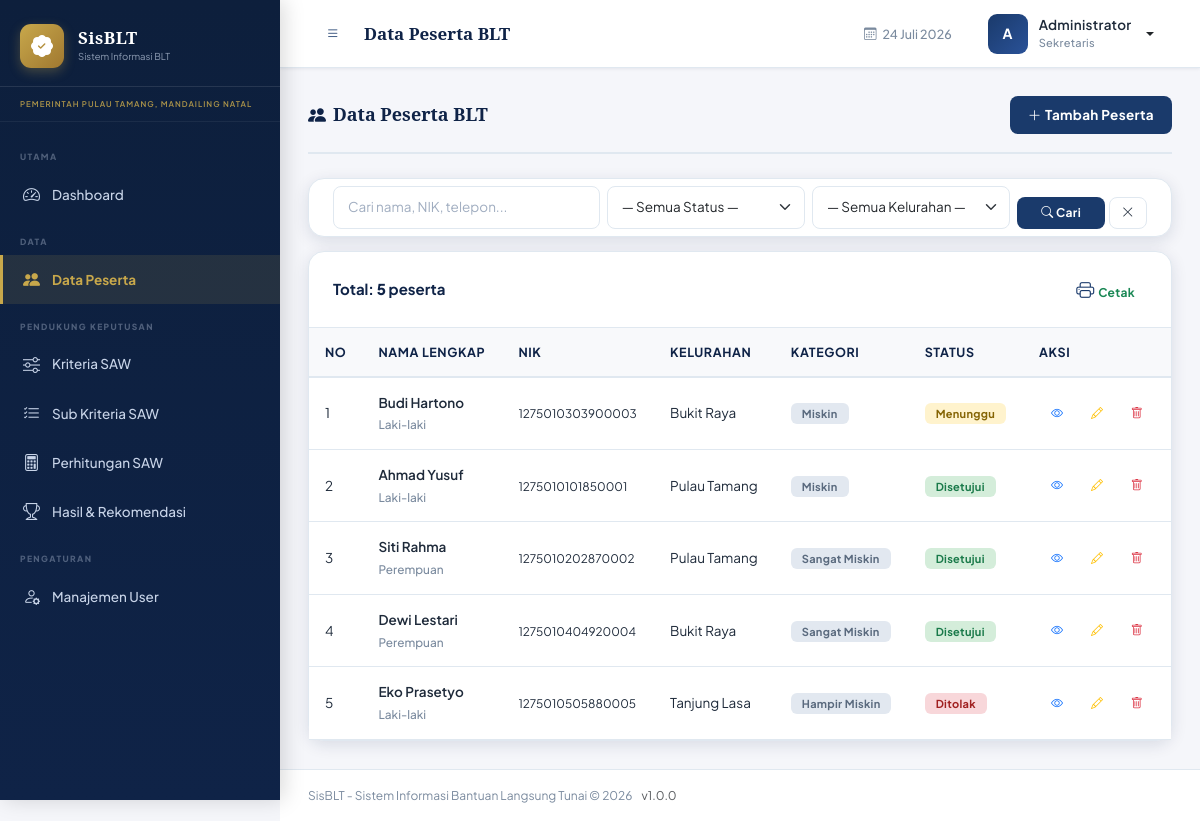
The page /pages/peserta/index.php (signed in) on the database its author committed.
### tables this page shows
CREATE TABLE peserta (
    id INT AUTO_INCREMENT PRIMARY KEY,
    nik VARCHAR(16) NOT NULL UNIQUE,
    nama_lengkap VARCHAR(150) NOT NULL,
    tempat_lahir VARCHAR(100),
    tanggal_lahir DATE,
    jenis_kelamin ENUM('L', 'P') NOT NULL,
    agama VARCHAR(30),
    pendidikan VARCHAR(50),
    pekerjaan VARCHAR(100),
    status_kawin ENUM('Belum Kawin', 'Kawin', 'Cerai Hidup', 'Cerai Mati') DEFAULT 'Belum Kawin',
    alamat TEXT NOT NULL,
    rt VARCHAR(5),
    rw VARCHAR(5),
    kelurahan_id INT,
    kode_pos VARCHAR(10),
    no_telepon VARCHAR(20),
    no_kk VARCHAR(16),
    nama_kepala_keluarga VARCHAR(150),
    jumlah_anggota_keluarga INT DEFAULT 1 CHECK (jumlah_anggota_keluarga > 0),
    jumlah_anak_usia_sekolah INT DEFAULT 0 CHECK (jumlah_anak_usia_sekolah >= 0),
    penghasilan_bulanan DECIMAL(15,2) DEFAULT 0 CHECK (penghasilan_bulanan >= 0),
    kategori_kemiskinan ENUM('Sangat Miskin', 'Miskin', 'Hampir Miskin') DEFAULT 'Miskin',
    kondisi_rumah ENUM('Tidak Layak', 'Kurang Layak', 'Layak') DEFAULT 'Kurang Layak',
    foto_ktp VARCHAR(255) DEFAULT NULL,
    foto_kk VARCHAR(255) DEFAULT NULL,
    foto_peserta VARCHAR(255) DEFAULT NULL,
    status_verifikasi ENUM('menunggu', 'disetujui', 'ditolak') DEFAULT 'menunggu',
    catatan_verifikasi TEXT DEFAULT NULL,
    diverifikasi_oleh INT DEFAULT NULL,
    tanggal_verifikasi DATETIME DEFAULT NULL,
    status_aktif ENUM('aktif', 'nonaktif') DEFAULT 'aktif',
    ditambahkan_oleh INT,
    created_at TIMESTAMP DEFAULT CURRENT_TIMESTAMP,
    updated_at TIMESTAMP DEFAULT CURRENT_TIMESTAMP ON UPDATE CURRENT_TIMESTAMP,
    FOREIGN KEY (kelurahan_id) REFERENCES kelurahan(id) ON DELETE SET NULL,
    FOREIGN KEY (diverifikasi_oleh) REFERENCES users(id) ON DELETE SET NULL,
    FOREIGN KEY (ditambahkan_oleh) REFERENCES users(id) ON DELETE SET NULL,
    KEY idx_nik (nik),
    KEY idx_nama_lengkap (nama_lengkap),
    KEY idx_kelurahan_id (kelurahan_id),
    KEY idx_status_verifikasi (status_verifikasi),
    KEY idx_status_aktif (status_aktif),
    KEY idx_created_at (created_at),
    KEY idx_kategori_kemiskinan (kategori_kemiskinan)
);

CREATE TABLE kelurahan (
    id INT AUTO_INCREMENT PRIMARY KEY,
    nama_kelurahan VARCHAR(100) NOT NULL,
    kecamatan VARCHAR(100) NOT NULL,
    kabupaten VARCHAR(100) NOT NULL DEFAULT 'Pariaman',
    provinsi VARCHAR(100) NOT NULL DEFAULT 'Sumatera Barat',
    created_at TIMESTAMP DEFAULT CURRENT_TIMESTAMP,
    KEY idx_nama_kelurahan (nama_kelurahan),
    KEY idx_kecamatan (kecamatan),
    UNIQUE KEY unique_kelurahan (nama_kelurahan, kecamatan, kabupaten)
);

### pages/peserta/index.php (the view, shortened to what this page needs)
<?php
$pageTitle = 'Data Peserta BLT';
require_once '../../includes/header.php';
$search = trim($_GET['q'] ?? '');
$page = max(1, (int)($_GET['page'] ?? 1));
$offset = ($page - 1) * ROWS_PER_PAGE;
$where = ['p.status_aktif = ?'];
$params = ['aktif'];
$types = 's';
$whereStr = 'WHERE ' . implode(' AND ', $where);
$total = dbFetchOne("SELECT COUNT(*) as c FROM peserta p $whereStr", $params, $types)['c'];
$rows  = dbFetchAll("SELECT p.*, k.nama_kelurahan FROM peserta p LEFT JOIN kelurahan k ON p.kelurahan_id = k.id $whereStr ORDER BY CASE WHEN p.status_verifikasi='menunggu' THEN 0 WHEN p.status_verifikasi='disetujui' THEN 1 ELSE 2 END ASC, p.created_at DESC LIMIT $offset, " . ROWS_PER_PAGE, $params, $types);
$canAdd = in_array($currentUser['role'], ['admin', 'atasan']);
?>
<div class="page-header">
    <h5><i class="bi bi-people-fill me-2"></i>Data Peserta BLT</h5>
    <?php if ($canAdd): ?>
    <a href="tambah.php" class="btn btn-primary"><i class="bi bi-plus-lg me-1"></i>Tambah Peserta</a>
    <?php endif; ?>
</div>
<div class="card mb-3">
    <div class="card-body py-2">
        <form method="GET" class="row g-2 align-items-end">
            <div class="col-md-4">
                <input type="text" class="form-control form-control-sm" name="q" value="<?= sanitize($search) ?>" placeholder="Cari nama, NIK, telepon...">
            </div>
            <div class="col-md-3">
                <select class="form-select form-select-sm" name="status">
                    <option value="">— Semua Status —</option>
                </select>
            </div>
            <div class="col-md-3">
                <select class="form-select form-select-sm" name="kelurahan">
                    <option value="">— Semua Kelurahan —</option>
                </select>
            </div>
            <div class="col-md-2 d-flex gap-1">
                <button class="btn btn-primary btn-sm flex-fill"><i class="bi bi-search"></i> Cari</button>
                <a href="index.php" class="btn btn-outline-secondary btn-sm"><i class="bi bi-x-lg"></i></a>
            </div>
        </form>
    </div>
</div>
<div class="card">
    <div class="card-header d-flex justify-content-between">
        <span>Total: <strong><?= number_format($total) ?></strong> peserta</span>
        <?php if ($currentUser['role'] === 'admin'): ?>
        <a href="../laporan/cetak_peserta.php?<?= http_build_query($_GET) ?>" target="_blank" class="btn btn-sm btn-outline-success"><i class="bi bi-printer me-1"></i>Cetak</a>
        <?php endif; ?>
    </div>
    <div class="table-responsive">
        <table class="table table-hover mb-0">
            <thead>
                <tr>
                    <th width="40">No</th>
                    <th>Nama Lengkap</th>
                    <th>NIK</th>
                    <th>Kelurahan</th>
                    <th>Kategori</th>
                    <th>Status</th>
                    <th width="120">Aksi</th>
                </tr>
            </thead>
            <tbody>
            <?php foreach ($rows as $i => $p): ?>
            <tr>
                <td><?= $offset + $i + 1 ?></td>
                <td>
                    <div class="fw-semibold"><?= sanitize($p['nama_lengkap']) ?></div>
                    <small class="text-muted"><?= $p['jenis_kelamin'] === 'L' ? 'Laki-laki' : 'Perempuan' ?></small>
                </td>
                <td><small><?= sanitize($p['nik']) ?></small></td>
                <td><?= sanitize($p['nama_kelurahan'] ?? '-') ?></td>
                <td><span class="badge bg-secondary"><?= sanitize($p['kategori_kemiskinan'] ?? '-') ?></span></td>
                <td><?= badgeStatus($p['status_verifikasi']) ?></td>
                <td>
                    <div class="d-flex gap-1">
                        <a href="detail.php?id=<?= $p['id'] ?>" class="btn btn-sm btn-outline-primary" title="Detail"><i class="bi bi-eye"></i></a>
                        <?php if ($currentUser['role'] === 'admin' || $currentUser['role'] === 'sekretaris'): ?>
                        <a href="edit.php?id=<?= $p['id'] ?>" class="btn btn-sm btn-outline-warning" title="Edit"><i class="bi bi-pencil"></i></a>
                        <?php endif; ?>
                        <?php if ($currentUser['role'] === 'admin'): ?>
                        <a href="hapus.php?id=<?= $p['id'] ?>" class="btn btn-sm btn-outline-danger" title="Hapus" data-confirm="Yakin hapus peserta ini?"><i class="bi bi-trash"></i></a>
                        <?php endif; ?>
                    </div>
                </td>
            </tr>
            <?php endforeach; ?>
            </tbody>
        </table>
    </div>
</div>
<?php require_once '../../includes/footer.php'; ?>

### includes/header.php (shortened to what this page needs)
<?php
require_once __DIR__ . '/functions.php';
$currentUser = getCurrentUser();
$currentPage = basename($_SERVER['PHP_SELF'], '.php');
$currentPath = str_replace('\\', '/', dirname($_SERVER['PHP_SELF']));
$pageFolder = basename(dirname($_SERVER['PHP_SELF']));
?>
<!DOCTYPE html>
<html lang="id">
<head>
    <link rel="stylesheet" href="https://cdnjs.cloudflare.com/ajax/libs/bootstrap/5.3.2/css/bootstrap.min.css">
    <link rel="stylesheet" href="https://cdnjs.cloudflare.com/ajax/libs/bootstrap-icons/1.11.3/font/bootstrap-icons.min.css">
    <link rel="stylesheet" href="<?= BASE_URL ?>assets/css/style.css">
</head>
<body>
<div class="sidebar" id="sidebar">
    <div class="sidebar-brand">
        <div class="brand-icon"><i class="bi bi-patch-check-fill"></i></div>
        <div>
            <div class="brand-title"><?= APP_SHORT ?></div>
            <div class="brand-sub">Sistem Informasi BLT</div>
        </div>
    </div>
    <div class="sidebar-instansi">
        <small><?= APP_INSTANSI ?></small>
    </div>
    <nav class="sidebar-nav">
        <div class="nav-label">UTAMA</div>
        <a href="<?= BASE_URL ?>dashboard.php" class="nav-item <?= basename($currentPath) === 'htdocs' || basename($currentPath) === 'blt-dashboardddd' || $currentPage === 'dashboard' ? 'active' : '' ?>">
            <i class="bi bi-speedometer2"></i> Dashboard
        </a>
        <?php if (in_array($currentUser['role'], ['admin', 'atasan'])): ?>
        <div class="nav-label">DATA</div>
        <a href="<?= BASE_URL ?>pages/peserta/index.php" class="nav-item <?= $pageFolder === 'peserta' ? 'active' : '' ?>">
            <i class="bi bi-people-fill"></i> Data Peserta
        </a>
        <?php endif; ?>
        <div class="nav-label">PENDUKUNG KEPUTUSAN</div>
        <?php if (in_array($currentUser['role'], ['admin'])): ?>
        <a href="<?= BASE_URL ?>pages/saw/kriteria.php" class="nav-item <?= $pageFolder === 'saw' && $currentPage === 'kriteria' ? 'active' : '' ?>">
            <i class="bi bi-sliders"></i> Kriteria SAW
        </a>
        <a href="<?= BASE_URL ?>pages/saw/sub_kriteria.php" class="nav-item <?= $pageFolder === 'saw' && $currentPage === 'sub_kriteria' ? 'active' : '' ?>">
            <i class="bi bi-list-check"></i> Sub Kriteria SAW
        </a>
        <?php endif; ?>
        <a href="<?= BASE_URL ?>pages/saw/perhitungan.php" class="nav-item <?= $pageFolder === 'saw' && $currentPage === 'perhitungan' ? 'active' : '' ?>">
            <i class="bi bi-calculator"></i> Perhitungan SAW
        </a>
        <a href="<?= BASE_URL ?>pages/saw/hasil.php" class="nav-item <?= $pageFolder === 'saw' && $currentPage === 'hasil' ? 'active' : '' ?>">
            <i class="bi bi-trophy"></i> Hasil & Rekomendasi
        </a>
        <?php if ($currentUser['role'] === 'admin'): ?>
        <div class="nav-label">PENGATURAN</div>
        <a href="<?= BASE_URL ?>pages/users/index.php" class="nav-item <?= $pageFolder === 'users' ? 'active' : '' ?>">
            <i class="bi bi-person-gear"></i> Manajemen User
        </a>
        <?php endif; ?>
    </nav>
</div>
<div class="main-wrapper" id="mainWrapper">
    <header class="topbar">
        <button class="btn btn-icon sidebar-toggle" id="sidebarToggle">
            <i class="bi bi-list"></i>
        </button>
        <div class="topbar-title"><?= isset($pageTitle) ? sanitize($pageTitle) : 'Dashboard' ?></div>
        <div class="topbar-right">
            <div class="topbar-date">
                <i class="bi bi-calendar3"></i>
                <?= formatTanggal(date('Y-m-d')) ?>
            </div>
            <div class="dropdown">
                <button class="btn btn-user dropdown-toggle" data-bs-toggle="dropdown">
                    <div class="user-avatar"><?= strtoupper(substr($currentUser['nama'], 0, 1)) ?></div>
                    <div class="user-info d-none d-md-block">
                        <div class="user-name"><?= sanitize($currentUser['nama']) ?></div>
                        <div class="user-role"><?= getRoleLabel($currentUser['role']) ?></div>
                    </div>
                </button>
            </div>
        </div>
    </header>
    <main class="main-content">

### includes/functions.php (shortened to what this page needs)
<?php
function getDB() {
    static $conn = null;
    if ($conn === null) {
        $conn = new mysqli(DB_HOST, DB_USER, DB_PASS, DB_NAME);
        $conn->set_charset(DB_CHARSET);
    }
    return $conn;
}
function isLoggedIn() {
    return isset($_SESSION['user_id']) && !empty($_SESSION['user_id']);
}
function getCurrentUser() {
    return [
        'id'    => $_SESSION['user_id'],
        'nama'  => $_SESSION['user_nama'],
        'role'  => $_SESSION['user_role'],
        'username' => $_SESSION['user_username'],
    ];
}
function getRoleLabel($role) {
    $labels = [
        'admin'      => 'Sekretaris',
        'atasan'     => 'Kepala Desa',
        'sekretaris' => 'Sekretaris',
    ];
    return $labels[$role] ?? ucfirst($role);
}
function dbQuery($sql, $params = [], $types = '') {
    $db = getDB();
    $stmt = $db->prepare($sql);
    if ($params) {
        $stmt->bind_param($types, ...$params);
    }
    $stmt->execute();
    return $stmt;
}
function dbFetchAll($sql, $params = [], $types = '') {
    $stmt = dbQuery($sql, $params, $types);
    $result = $stmt->get_result();
    return $result->fetch_all(MYSQLI_ASSOC);
}
function dbFetchOne($sql, $params = [], $types = '') {
    $stmt = dbQuery($sql, $params, $types);
    $result = $stmt->get_result();
    return $result->fetch_assoc();
}
function formatTanggal($date, $withTime = false) {
    $bulan = ['', 'Januari', 'Februari', 'Maret', 'April', 'Mei', 'Juni',
              'Juli', 'Agustus', 'September', 'Oktober', 'November', 'Desember'];
    $ts = strtotime($date);
    $d = date('d', $ts);
    $m = $bulan[(int)date('m', $ts)];
    $y = date('Y', $ts);
    $result = "$d $m $y";
    return $result;
}
function sanitize($str) {
    return htmlspecialchars(trim($str ?? ''), ENT_QUOTES, 'UTF-8');
}
function badgeStatus($status) {
    $map = [
        'menunggu'   => ['warning', 'Menunggu'],
        'disetujui'  => ['success', 'Disetujui'],
        'ditolak'    => ['danger', 'Ditolak'],
        'aktif'      => ['success', 'Aktif'],
        'nonaktif'   => ['secondary', 'Nonaktif'],
        'sudah_bayar'=> ['success', 'Sudah Dibayar'],
        'gagal'      => ['danger', 'Gagal'],
        'draft'      => ['secondary', 'Draft'],
        'selesai'    => ['info', 'Selesai'],
    ];
    $info = $map[$status] ?? ['secondary', ucfirst($status)];
    return '<span class="badge bg-' . $info[0] . '">' . $info[1] . '</span>';
}

### includes/footer.php (shortened to what this page needs)
    </main>
    <footer class="main-footer">
        <span><?= APP_NAME ?> &copy; <?= APP_TAHUN ?></span>
        <span class="ms-2 text-muted">v<?= APP_VERSION ?></span>
    </footer>
</div>
</body>
</html>

### rows shown on the page
peserta: i "1", nama_lengkap "Budi Hartono", jenis_kelamin "Laki-laki", nik "1275010303900003", kelurahan.nama_kelurahan "Bukit Raya", kategori_kemiskinan "Miskin", status_verifikasi "Menunggu"
peserta: i "2", nama_lengkap "Ahmad Yusuf", jenis_kelamin "Laki-laki", nik "1275010101850001", kelurahan.nama_kelurahan "Pulau Tamang", kategori_kemiskinan "Miskin", status_verifikasi "Disetujui"
peserta: i "3", nama_lengkap "Siti Rahma", jenis_kelamin "Perempuan", nik "1275010202870002", kelurahan.nama_kelurahan "Pulau Tamang", kategori_kemiskinan "Sangat Miskin", status_verifikasi "Disetujui"
peserta: i "4", nama_lengkap "Dewi Lestari", jenis_kelamin "Perempuan", nik "1275010404920004", kelurahan.nama_kelurahan "Bukit Raya", kategori_kemiskinan "Sangat Miskin", status_verifikasi "Disetujui"
peserta: i "5", nama_lengkap "Eko Prasetyo", jenis_kelamin "Laki-laki", nik "1275010505880005", kelurahan.nama_kelurahan "Tanjung Lasa", kategori_kemiskinan "Hampir Miskin", status_verifikasi "Ditolak"

### other values the page prints
APP_SHORT "SisBLT"
APP_INSTANSI "PEMERINTAH PULAU TAMANG, MANDAILING NATAL"
$pageTitle "Data Peserta BLT"
substr($currentUser['nama'], 0, 1) "A"
$currentUser['nama'] "Administrator"
getRoleLabel($currentUser['role']) "Sekretaris"
$total "5"
APP_NAME "SisBLT - Sistem Informasi Bantuan Langsung Tunai"
APP_TAHUN "2026"
APP_VERSION "1.0.0"
